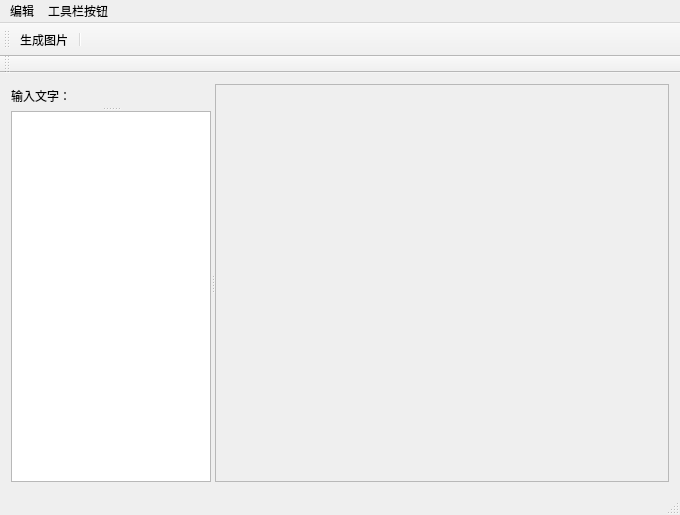
<?xml version="1.0" encoding="UTF-8"?>
<ui version="4.0">
 <class>TextToImg</class>
 <widget class="QMainWindow" name="TextToImg">
  <property name="geometry">
   <rect>
    <x>0</x>
    <y>0</y>
    <width>680</width>
    <height>515</height>
   </rect>
  </property>
  <property name="windowTitle">
   <string>文字转图片</string>
  </property>
  <widget class="QWidget" name="centralWidget">
   <layout class="QVBoxLayout" name="verticalLayout_2">
    <item>
     <widget class="QSplitter" name="mainSplitter">
      <property name="orientation">
       <enum>Qt::Horizontal</enum>
      </property>
      <property name="childrenCollapsible">
       <bool>false</bool>
      </property>
      <widget class="QSplitter" name="splitter">
       <property name="orientation">
        <enum>Qt::Vertical</enum>
       </property>
       <property name="childrenCollapsible">
        <bool>false</bool>
       </property>
       <widget class="QLabel" name="label">
        <property name="minimumSize">
         <size>
          <width>0</width>
          <height>23</height>
         </size>
        </property>
        <property name="maximumSize">
         <size>
          <width>16777215</width>
          <height>23</height>
         </size>
        </property>
        <property name="text">
         <string>输入文字：</string>
        </property>
       </widget>
       <widget class="QTextEdit" name="textEdit">
        <property name="minimumSize">
         <size>
          <width>200</width>
          <height>0</height>
         </size>
        </property>
        <property name="maximumSize">
         <size>
          <width>200</width>
          <height>16777215</height>
         </size>
        </property>
       </widget>
      </widget>
      <widget class="QScrollArea" name="scrollArea">
       <property name="frameShape">
        <enum>QFrame::StyledPanel</enum>
       </property>
       <property name="frameShadow">
        <enum>QFrame::Plain</enum>
       </property>
       <property name="widgetResizable">
        <bool>true</bool>
       </property>
       <property name="alignment">
        <set>Qt::AlignCenter</set>
       </property>
       <widget class="QWidget" name="scrollAreaWidgetContents">
        <property name="geometry">
         <rect>
          <x>0</x>
          <y>0</y>
          <width>455</width>
          <height>416</height>
         </rect>
        </property>
        <layout class="QVBoxLayout" name="verticalLayout">
         <item>
          <widget class="QLabel" name="showLabel">
           <property name="frameShape">
            <enum>QFrame::NoFrame</enum>
           </property>
           <property name="frameShadow">
            <enum>QFrame::Plain</enum>
           </property>
           <property name="text">
            <string/>
           </property>
           <property name="scaledContents">
            <bool>false</bool>
           </property>
           <property name="alignment">
            <set>Qt::AlignCenter</set>
           </property>
           <property name="wordWrap">
            <bool>true</bool>
           </property>
          </widget>
         </item>
        </layout>
       </widget>
      </widget>
     </widget>
    </item>
   </layout>
  </widget>
  <widget class="QMenuBar" name="menuBar">
   <property name="geometry">
    <rect>
     <x>0</x>
     <y>0</y>
     <width>680</width>
     <height>23</height>
    </rect>
   </property>
   <widget class="QMenu" name="editMenu">
    <property name="title">
     <string>编辑</string>
    </property>
    <addaction name="genImgAct"/>
    <addaction name="separator"/>
    <addaction name="leftAct"/>
    <addaction name="rightAct"/>
    <addaction name="centerAct"/>
    <addaction name="justifyAct"/>
    <addaction name="separator"/>
    <addaction name="boldAct"/>
    <addaction name="italicAct"/>
    <addaction name="underAct"/>
    <addaction name="separator"/>
   </widget>
   <widget class="QMenu" name="toolaBarMenu">
    <property name="title">
     <string>工具栏按钮</string>
    </property>
   </widget>
   <addaction name="editMenu"/>
   <addaction name="toolaBarMenu"/>
  </widget>
  <widget class="QStatusBar" name="statusBar"/>
  <widget class="QToolBar" name="mainToolBar">
   <property name="windowTitle">
    <string>toolBar</string>
   </property>
   <attribute name="toolBarArea">
    <enum>TopToolBarArea</enum>
   </attribute>
   <attribute name="toolBarBreak">
    <bool>false</bool>
   </attribute>
   <addaction name="genImgAct"/>
   <addaction name="separator"/>
  </widget>
  <widget class="QToolBar" name="fontToolBar">
   <property name="windowTitle">
    <string>toolBar_2</string>
   </property>
   <attribute name="toolBarArea">
    <enum>TopToolBarArea</enum>
   </attribute>
   <attribute name="toolBarBreak">
    <bool>true</bool>
   </attribute>
  </widget>
  <action name="genImgAct">
   <property name="text">
    <string>&amp;生成图片</string>
   </property>
  </action>
  <action name="leftAct">
   <property name="checkable">
    <bool>true</bool>
   </property>
   <property name="checked">
    <bool>false</bool>
   </property>
   <property name="text">
    <string>&amp;左对齐</string>
   </property>
   <property name="toolTip">
    <string>左对齐</string>
   </property>
  </action>
  <action name="rightAct">
   <property name="checkable">
    <bool>true</bool>
   </property>
   <property name="text">
    <string>&amp;右对齐</string>
   </property>
  </action>
  <action name="centerAct">
   <property name="checkable">
    <bool>true</bool>
   </property>
   <property name="checked">
    <bool>true</bool>
   </property>
   <property name="text">
    <string>&amp;居中</string>
   </property>
  </action>
  <action name="justifyAct">
   <property name="checkable">
    <bool>true</bool>
   </property>
   <property name="text">
    <string>&amp;两端对齐</string>
   </property>
  </action>
  <action name="boldAct">
   <property name="checkable">
    <bool>true</bool>
   </property>
   <property name="text">
    <string>&amp;加粗</string>
   </property>
  </action>
  <action name="italicAct">
   <property name="checkable">
    <bool>true</bool>
   </property>
   <property name="text">
    <string>&amp;斜体</string>
   </property>
  </action>
  <action name="underAct">
   <property name="checkable">
    <bool>true</bool>
   </property>
   <property name="text">
    <string>&amp;下划线</string>
   </property>
  </action>
  <action name="quitAct">
   <property name="text">
    <string>&amp;退出</string>
   </property>
  </action>
  <action name="classicAct">
   <property name="checkable">
    <bool>true</bool>
   </property>
   <property name="text">
    <string>&amp;经典按钮</string>
   </property>
  </action>
  <action name="simpleAct">
   <property name="checkable">
    <bool>true</bool>
   </property>
   <property name="checked">
    <bool>true</bool>
   </property>
   <property name="text">
    <string>&amp;简约按钮</string>
   </property>
  </action>
 </widget>
 <layoutdefault spacing="6" margin="11"/>
 <resources/>
 <connections/>
</ui>
